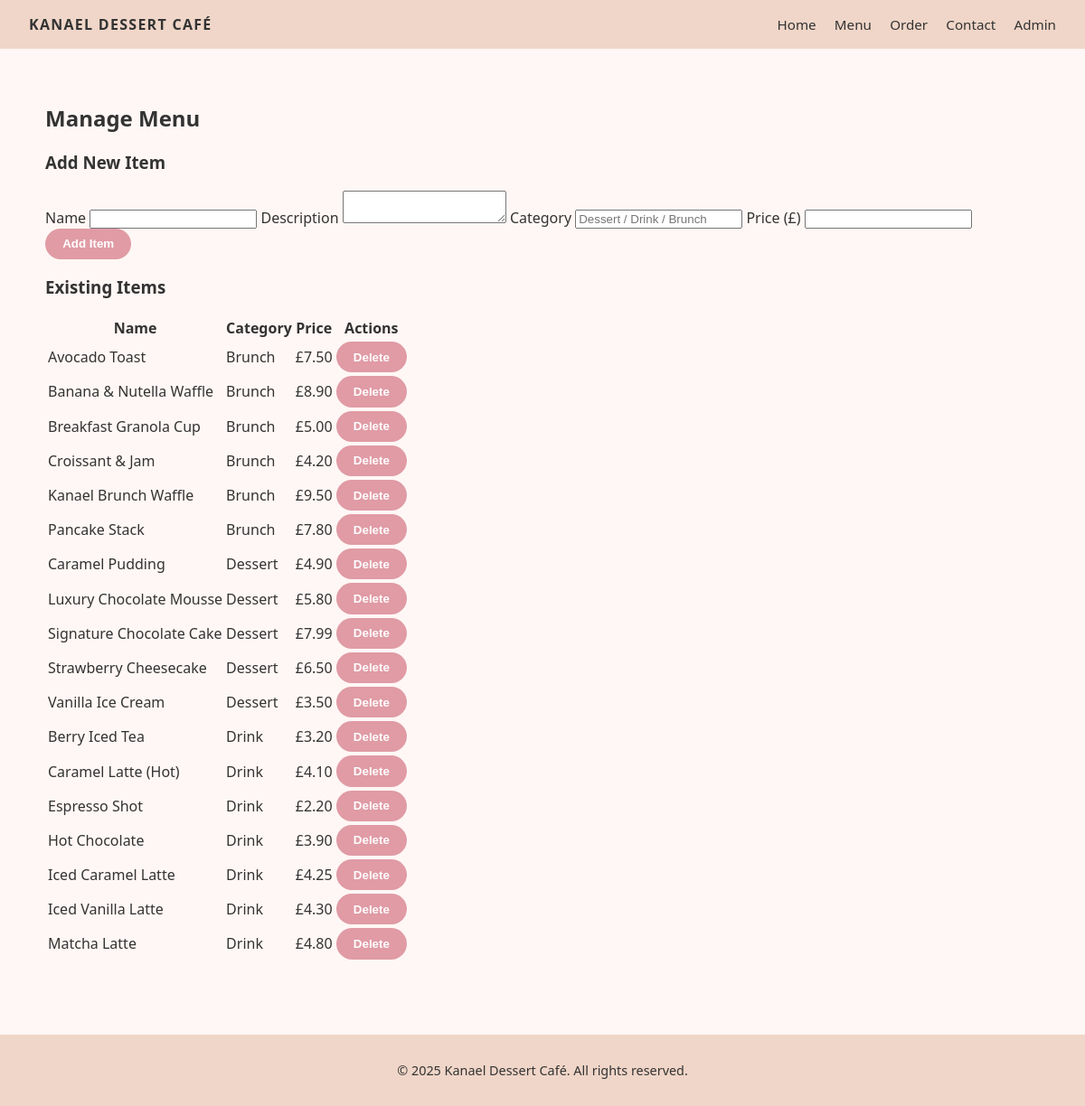
/admin/menu (signed in), run on the app's committed database.
### tables this page shows
CREATE TABLE menu_items (
            id INTEGER PRIMARY KEY AUTOINCREMENT,
            name TEXT NOT NULL,
            description TEXT,
            price REAL NOT NULL,
            category TEXT,
            image_filename TEXT
        );

### app.py (the view, shortened to what this page needs)
@app.route("/admin/menu", methods=["GET", "POST"])
@login_required
def admin_menu():
    conn = get_db_connection()
    cur = conn.cursor()
    cur.execute("SELECT * FROM menu_items ORDER BY category, name")
    items = cur.fetchall()
    conn.close()
    return render_template("admin_menu.html", items=items)

### app.py (called while the page is built)
def get_db_connection():
    conn = sqlite3.connect(DB_PATH)
    conn.row_factory = sqlite3.Row
    return conn

def login_required(view_func):
    @wraps(view_func)
    def wrapped_view(*args, **kwargs):
        if not session.get("is_admin"):
            flash("Please log in to access the admin area.", "warning")
            return redirect(url_for("admin_login"))
        return view_func(*args, **kwargs)
    return wrapped_view

### templates/admin_menu.html
{% extends "base.html" %}
{% block content %}
<section class="admin">
  <h2>Manage Menu</h2>
  <form method="post" class="admin-form">
    <h3>Add New Item</h3>
    <label>Name <input type="text" name="name" required></label>
    <label>Description <textarea name="description"></textarea></label>
    <label>Category <input type="text" name="category" placeholder="Dessert / Drink / Brunch"></label>
    <label>Price (£) <input type="number" name="price" step="0.01" required></label>
    <button type="submit">Add Item</button>
  </form>
  <h3>Existing Items</h3>
  <table>
    <thead>
      <tr><th>Name</th><th>Category</th><th>Price</th><th>Actions</th></tr>
    </thead>
    <tbody>
      {% for item in items %}
        <tr>
          <td>{{ item.name }}</td>
          <td>{{ item.category }}</td>
          <td>£{{ "%.2f"|format(item.price) }}</td>
          <td>
            <form method="post" action="{{ url_for('delete_menu_item', item_id=item.id) }}">
              <button type="submit">Delete</button>
            </form>
          </td>
        </tr>
      {% endfor %}
    </tbody>
  </table>
</section>
{% endblock %}

### static/css/styles.css (style rules this page uses)
body { font-family: system-ui, -apple-system, BlinkMacSystemFont, sans-serif; margin: 0; background: #fff7f5; color: #333; }
.btn, button, .btn-primary { background: #e09ba5; border: none; padding: 0.6rem 1.2rem; border-radius: 999px; color: white; cursor: pointer; font-weight: 600; transition: transform 0.1s ease, box-shadow 0.1s ease; }

### data on the page
menu_items: name "Avocado Toast", category "Brunch", price "7.50"
menu_items: name "Banana & Nutella Waffle", category "Brunch", price "8.90"
menu_items: name "Breakfast Granola Cup", category "Brunch", price "5.00"
menu_items: name "Croissant & Jam", category "Brunch", price "4.20"
menu_items: name "Kanael Brunch Waffle", category "Brunch", price "9.50"
menu_items: name "Pancake Stack", category "Brunch", price "7.80"
menu_items: name "Caramel Pudding", category "Dessert", price "4.90"
menu_items: name "Luxury Chocolate Mousse", category "Dessert", price "5.80"
menu_items: name "Signature Chocolate Cake", category "Dessert", price "7.99"
menu_items: name "Strawberry Cheesecake", category "Dessert", price "6.50"
menu_items: name "Vanilla Ice Cream", category "Dessert", price "3.50"
menu_items: name "Berry Iced Tea", category "Drink", price "3.20"
menu_items: name "Caramel Latte (Hot)", category "Drink", price "4.10"
menu_items: name "Espresso Shot", category "Drink", price "2.20"
menu_items: name "Hot Chocolate", category "Drink", price "3.90"
menu_items: name "Iced Caramel Latte", category "Drink", price "4.25"
menu_items: name "Iced Vanilla Latte", category "Drink", price "4.30"
menu_items: name "Matcha Latte", category "Drink", price "4.80"
